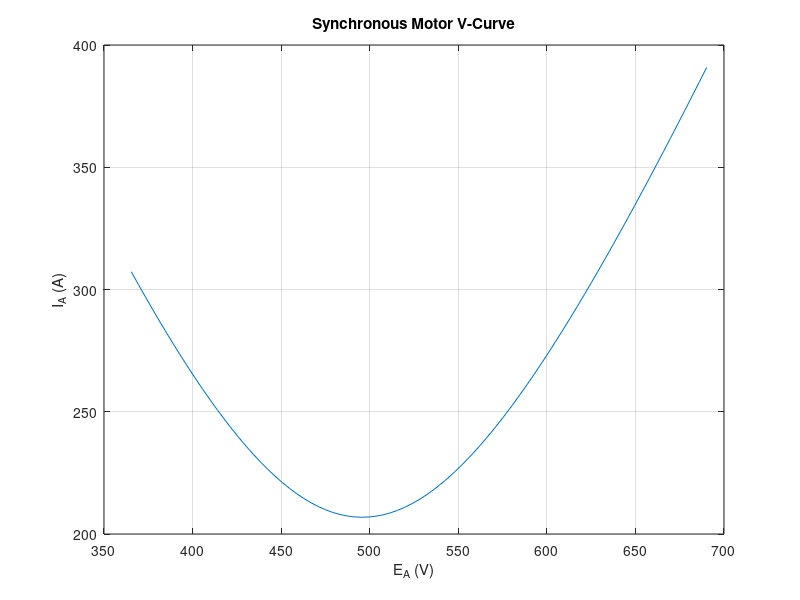

Reproduce this figure in MATLAB.

EA1 = 406;
d1 = -17.8 * pi/180;
EA1 = EA1 * (cos(d1) + j * sin(d1));
Xs = 0.6;
Vp = 480;
EA2 = (0.9:0.01:1.7) * 406;

d2 = asin(abs(EA1)./abs(EA2).*sin(d1));

EA2 = EA2 .* (cos(d2) + j .* sin(d2));

IA2 = (Vp-EA2) / (j*Xs);

figure(1)
    plot(abs(EA2),abs(IA2))
    xlabel('E_{A} (V)')
    ylabel('I_{A} (A)')
    title('Synchronous Motor V-Curve')
    grid on;
    
